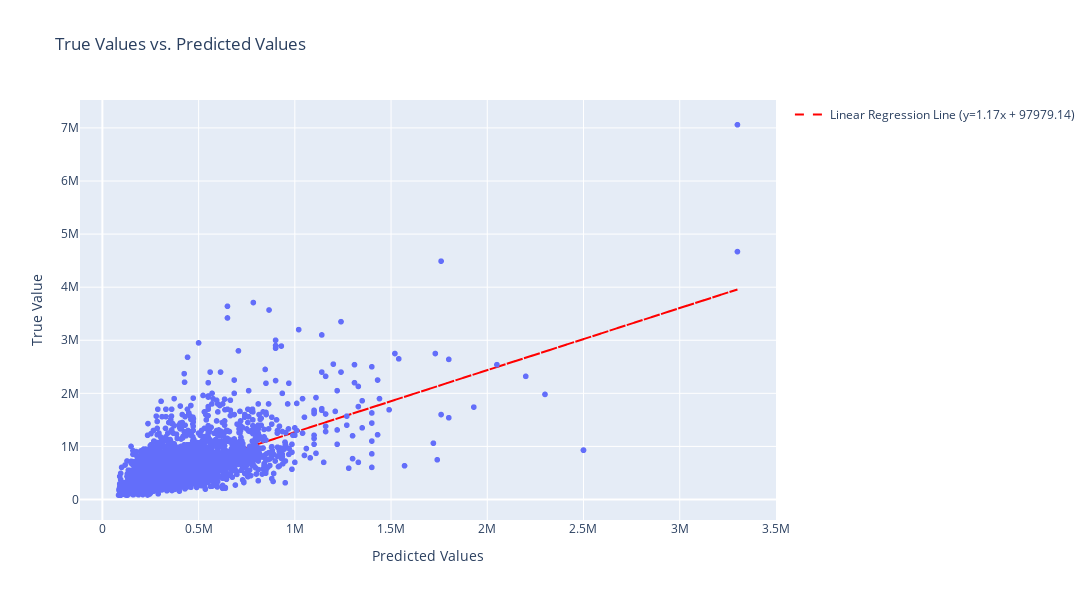

This figure's notebook cell:
### Code cell
import plotly.express as px
import numpy as np

# Assuming you have y_test and y_pred_test as your true and predicted data

# Create the scatter plot
fig = px.scatter(x=y_pred_test, y=y_test, title='True Values vs. Predicted Values',
                 labels={'x': 'Predicted Values', 'y': 'True Value'})

# Calculate the linear regression line
slope, intercept = np.polyfit(y_pred_test, y_test, 1)
regression_line = slope * y_pred_test + intercept

# Add the linear regression line to the plot
fig.add_scatter(x=y_pred_test, y=regression_line, mode='lines',
                line=dict(color='red', dash='dash'),
                name=f'Linear Regression Line (y={slope:.2f}x + {intercept:.2f})')
fig.update_layout(width=1200,height=600)
fig.show()

### Figure 1 — Plotly figure (JSON) as saved in the notebook; plotly's stock layout.template omitted (floating-point values rounded to 4 significant figures; data arrays with more than 128 entries replaced by an {"elided": "..."} marker saying what was removed)
{"data": [{"hovertemplate": "Predicted Values=%{x}<br>True Value=%{y}<extra></extra>", "legendgroup": "", "marker": {"color": "#636efa", "symbol": "circle"}, "mode": "markers", "name": "", "showlegend": false, "type": "scattergl", "x": {"elided": "5400 int values"}, "xaxis": "x", "y": {"elided": "5400 int values"}, "yaxis": "y"}, {"line": {"color": "red", "dash": "dash"}, "mode": "lines", "name": "Linear Regression Line (y=1.17x + 97979.14)", "type": "scatter", "x": {"elided": "5400 int values"}, "y": {"elided": "5400 float values"}}], "layout": {"height": 600, "legend": {"tracegroupgap": 0}, "title": {"text": "True Values vs. Predicted Values"}, "width": 1200, "xaxis": {"anchor": "y", "domain": [0, 1], "title": {"text": "Predicted Values"}}, "yaxis": {"anchor": "x", "domain": [0, 1], "title": {"text": "True Value"}}}}
